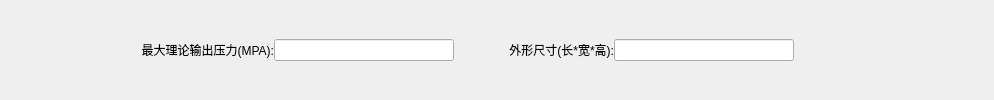
        <widget class="QWidget" name="widget_6" native="true">
         <layout class="QHBoxLayout" name="horizontalLayout_6">
          <property name="spacing">
           <number>0</number>
          </property>
          <property name="leftMargin">
           <number>0</number>
          </property>
          <property name="topMargin">
           <number>0</number>
          </property>
          <property name="rightMargin">
           <number>0</number>
          </property>
          <property name="bottomMargin">
           <number>0</number>
          </property>
          <item>
           <spacer name="horizontalSpacer">
            <property name="orientation">
             <enum>Qt::Horizontal</enum>
            </property>
            <property name="sizeType">
             <enum>QSizePolicy::Minimum</enum>
            </property>
            <property name="sizeHint" stdset="0">
             <size>
              <width>114</width>
              <height>20</height>
             </size>
            </property>
           </spacer>
          </item>
          <item>
           <widget class="QLabel" name="label_20">
            <property name="minimumSize">
             <size>
              <width>160</width>
              <height>0</height>
             </size>
            </property>
            <property name="maximumSize">
             <size>
              <width>160</width>
              <height>16777215</height>
             </size>
            </property>
            <property name="text">
             <string>最大理论输出压力(MPA):</string>
            </property>
            <property name="alignment">
             <set>Qt::AlignRight|Qt::AlignTrailing|Qt::AlignVCenter</set>
            </property>
           </widget>
          </item>
          <item>
           <widget class="QLineEdit" name="lineEdit_17">
            <property name="minimumSize">
             <size>
              <width>180</width>
              <height>0</height>
             </size>
            </property>
            <property name="maximumSize">
             <size>
              <width>180</width>
              <height>16777215</height>
             </size>
            </property>
           </widget>
          </item>
          <item>
           <widget class="QLabel" name="label_19">
            <property name="minimumSize">
             <size>
              <width>160</width>
              <height>0</height>
             </size>
            </property>
            <property name="maximumSize">
             <size>
              <width>160</width>
              <height>16777215</height>
             </size>
            </property>
            <property name="text">
             <string>外形尺寸(长*宽*高):</string>
            </property>
            <property name="alignment">
             <set>Qt::AlignRight|Qt::AlignTrailing|Qt::AlignVCenter</set>
            </property>
           </widget>
          </item>
          <item>
           <widget class="QLineEdit" name="lineEdit_18">
            <property name="minimumSize">
             <size>
              <width>180</width>
              <height>0</height>
             </size>
            </property>
            <property name="maximumSize">
             <size>
              <width>180</width>
              <height>16777215</height>
             </size>
            </property>
           </widget>
          </item>
          <item>
           <spacer name="horizontalSpacer_4">
            <property name="orientation">
             <enum>Qt::Horizontal</enum>
            </property>
            <property name="sizeType">
             <enum>QSizePolicy::Maximum</enum>
            </property>
            <property name="sizeHint" stdset="0">
             <size>
              <width>200</width>
              <height>20</height>
             </size>
            </property>
           </spacer>
          </item>
         </layout>
        </widget>
